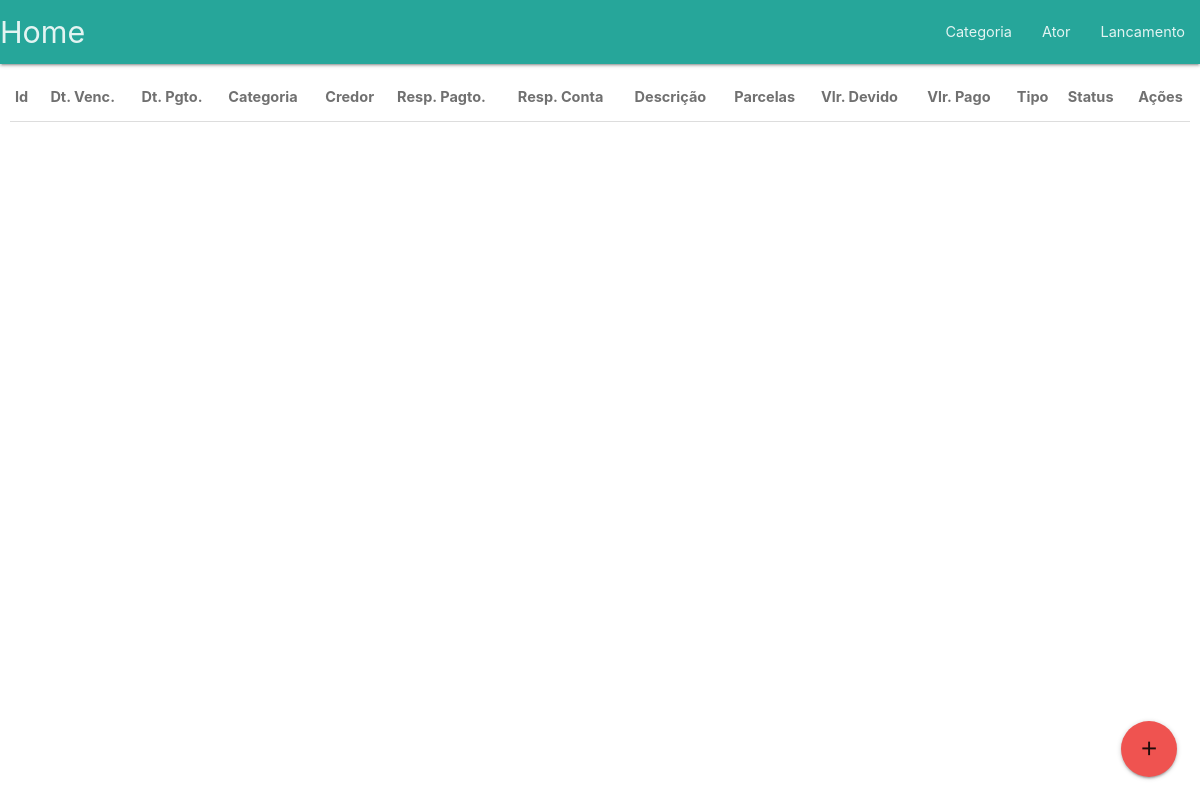
Page /lancamento/ on the earlier database version.
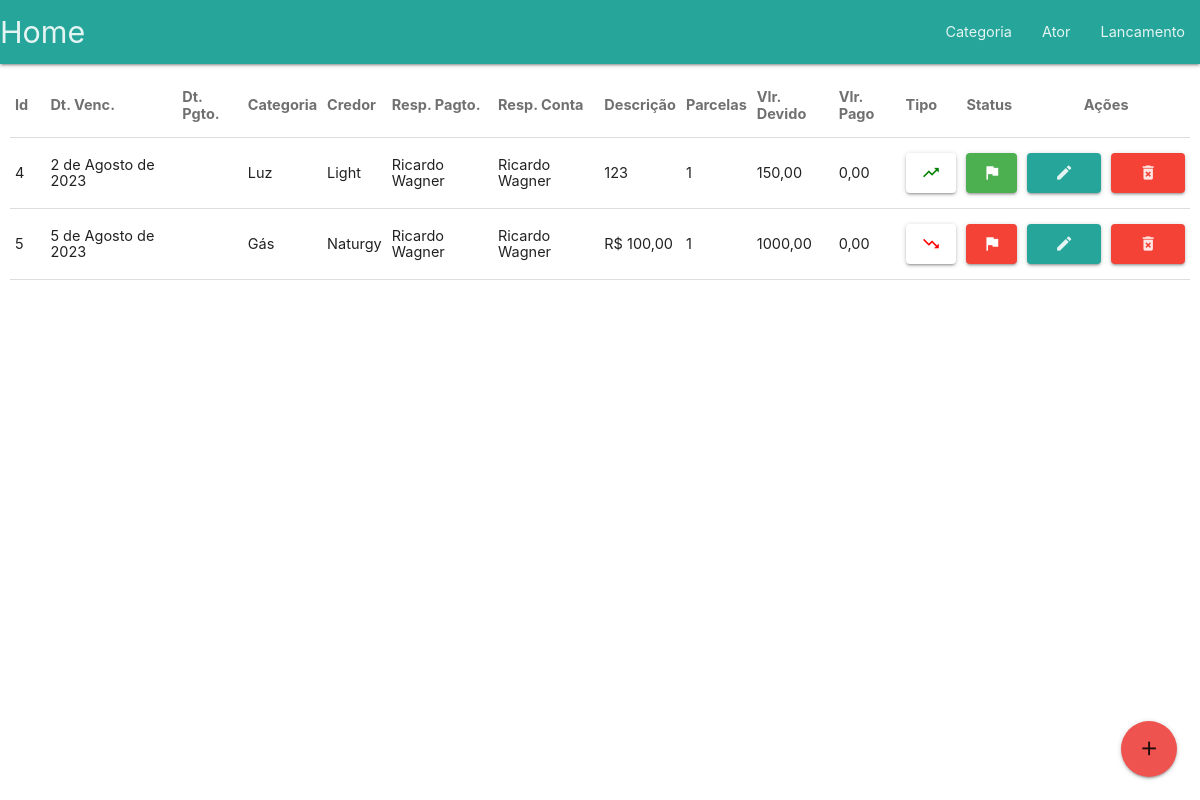
Same page on the later database version.
### fluxo/models.py (models this page shows, shortened)
class Lancamento(models.Model):
    TIPO = [('E', 'Entrada'), ('S', 'Saída')]
    STATUS = [('A','Aberto'), ('P','Parcial'), ('Q','Quitado')]
    data_vencimento = models.DateField(auto_now=False, auto_now_add=False, null=False, blank=False)
    data_pagamento = models.DateField(auto_now=False, auto_now_add=False, null=True, blank=True)
    categoria = models.ForeignKey(Categoria, on_delete=models.CASCADE, null=False, blank=False)
    credor = models.ForeignKey(Ator, related_name='fk_credor',on_delete=models.CASCADE, null=False, blank=False)
    responsavel_pagamento = models.ForeignKey(Ator, related_name='fk_responsavel_pagamento', on_delete=models.CASCADE, null=False, blank=False)
    responsavel_conta = models.ForeignKey(Ator, related_name='fk_responsavel_conta', on_delete=models.CASCADE, null=False, blank=False)
    descricao = models.TextField(max_length=150, null=True, blank=True)
    parcelas = models.IntegerField(default=0, null=False, blank=False)
    valor_devido = MoneyField(default=0, max_digits=10, decimal_places=2, default_currency='BRL', null=False, blank=False)
    valor_pago = MoneyField(default=0, max_digits=10, decimal_places=2, default_currency='BRL', null=True, blank=True)
    tipo = models.CharField(default='S', max_length = 1, choices=TIPO, null=False, blank=False)
    status = models.CharField(default='A', max_length = 1, choices=STATUS, null=False, blank=False)
    class Meta:
        db_table = 'Lancamento'

class Categoria(models.Model):
    nome = models.CharField(max_length=150)
    class Meta:
        db_table = 'categoria'
    def __str__(self):
        return self.nome

class Ator(models.Model):
    nome = models.CharField(max_length=150)
    status = models.BooleanField(default=1)
    categoria = models.ForeignKey(Categoria, related_name='fk_categoria', on_delete=models.CASCADE)
    credor = models.BooleanField(default=False)
    responsavel_pagamento = models.BooleanField(default=False)
    responsavel_conta = models.BooleanField(default=False)
    class Meta:
        db_table = 'Ator'
    def __str__(self):
        return self.nome

### fluxo/views.py (the view)
# urls.py: path('lancamento/', views.select_lancamento, name='select_lancamento'),
def select_lancamento(request):
    s_lancamento = Lancamento.objects.all()
    context = {'lancamentos':s_lancamento}
    return render (request, './fluxo/select_lancamento.html', context)

### fluxo/templates/fluxo/select_lancamento.html (shortened to what this page needs)
{% extends 'body.html' %}
{% block body %}
{% include '../header.html' %}
<div class="container-fluid">
    <div class="row" style="gap: 10px; padding: 10px;">
        <div class="input-field outlined col s12 m12 l12">
            <table class="highlight">
                <thead>
                    <tr>
                        <th style="width:3%">Id</th>
                        <th>Dt. Venc.</th>
                        <th>Dt. Pgto.</th>
                        <th>Categoria</th>
                        <th>Credor</th>
                        <th>Resp. Pagto.</th>
                        <th>Resp. Conta</th>
                        <th>Descrição</th>
                        <th>Parcelas</th>
                        <th>Vlr. Devido</th>
                        <th>Vlr. Pago</th>
                        <th>Tipo</th>
                        <th>Status</th>
                        <th colspan="2" style="width:5%; text-align:center">Ações</th>
                    </tr>
                </thead>
                <tbody>
                    <tr>{% for s_lancamento in lancamentos %}
                        <td>{{ s_lancamento.id }}</td>
                        <td>{% if s_lancamento.data_vencimento != None %}
                                {{ s_lancamento.data_vencimento }}
                            {% endif %}</td>
                        <td></td>
                        <td>{{ s_lancamento.categoria }}</td>
                        <td>{{ s_lancamento.credor }}</th>
                        <td>{{ s_lancamento.responsavel_pagamento }}</td>
                        <td>{{ s_lancamento.responsavel_conta }}</td>
                        <td>{{ s_lancamento.descricao }}</td>
                        <td>{{ s_lancamento.parcelas }}</td>
                        <td>{{ s_lancamento.valor_devido }}</td>
                        <td>{{ s_lancamento.valor_pago }}</td>
                        <td>{% if s_lancamento.tipo == 'S' %}
                                <a class="waves-effect waves-light white btn modal-trigger" href="#update_categoria/{{ s_lancamento.id }}">
                                <i class="small material-icons" style="color:red">trending_down</i></a>
                            {% else %}
                                <a class="waves-effect waves-light white btn modal-trigger" href="#update_categoria/{{ s_lancamento.id }}">
                                <i class="small material-icons" style="color:green">trending_up</i></a>
                            {% endif %}</td>
                        <td>{% if s_lancamento.status == 'A' %}
                                <a class="waves-effect waves-light red btn modal-trigger" href="#update_categoria/{{ s_lancamento.id }}">
                                <i class="small material-icons" style="color:white">flag</i></a>
                            {% elif s_lancamento.status == 'P' %}
                                <a class="waves-effect waves-light blue btn modal-trigger" href="#update_categoria/{{ s_lancamento.id }}">
                                <i class="small material-icons" style="color:white">flag</i></a>
                            {% elif s_lancamento.status == 'Q' %}
                                <a class="waves-effect waves-light green btn modal-trigger" href="#update_categoria/{{ s_lancamento.id }}">
                                <i class="small material-icons" style="color:white">flag</i></a>
                            {% endif %}</td>
                        <td><a class="waves-effect waves-light btn modal-trigger" href="#update_categoria/{{ s_lancamento.id }}">
                            <i class="large material-icons">edit</i>Editar
                        </a></td>
                        <td><a class="waves-effect waves-light red btn modal-trigger" href="{% url 'delete_categoria' s_lancamento.id %}">
                            <i class="large material-icons" disabled>delete_forever</i>Editar
                        </a></td>
                    </tr>{% endfor %}
                </tbody>
            </table>
        </div>
        <div class="fixed-action-btn">
            <a class="btn-floating btn-large btn modal-trigger" href="#insert_lancamento">
              <i class="large material-icons">add</i>
            </a>
        </div>
    </div>
{% endblock body %}

### fluxo/templates/body.html (shortened to what this page needs)
{% load static %}
<!DOCTYPE html>
<html>
  <head>
    <link type="text/css" rel="stylesheet" href="{% static 'css/materialize.min.css' %}"  media="screen,projection"/>
    <link type="text/css" rel="stylesheet" href="{% static 'css/script.css' %}" media="screen,projection"/>
  </head>
  <body>
    {% block body %}{% endblock body %}
  </body>
</html>

### fluxo/templates/header.html
<nav>
<div class="nav-wrapper">
    <a href="{% url 'home' %}" class="brand-logo">Home</a>
        <ul id="nav-mobile" class="right hide-on-med-and-down">
            <li><a href="{% url 'select_categoria' %}">Categoria</a></li>
            <li><a href="{% url 'select_ator' %}">Ator</a></li>
            <li><a href="{% url 'select_lancamento' %}">Lancamento</a></li>
        </ul>
    </div>
</nav>

Differences in the rows shown:
added Lancamento: id "4", data_vencimento "2 de Agosto de 2023", categoria "Luz", credor "Light", responsavel_pagamento "Ricardo Wagner", responsavel_conta "Ricardo Wagner", descricao "123", parcelas "1", valor_devido "150,00", valor_pago "0,00"
added Lancamento: id "5", data_vencimento "5 de Agosto de 2023", categoria "Gás", credor "Naturgy", responsavel_pagamento "Ricardo Wagner", responsavel_conta "Ricardo Wagner", descricao "R$ 100,00", parcelas "1", valor_devido "1000,00", valor_pago "0,00"
